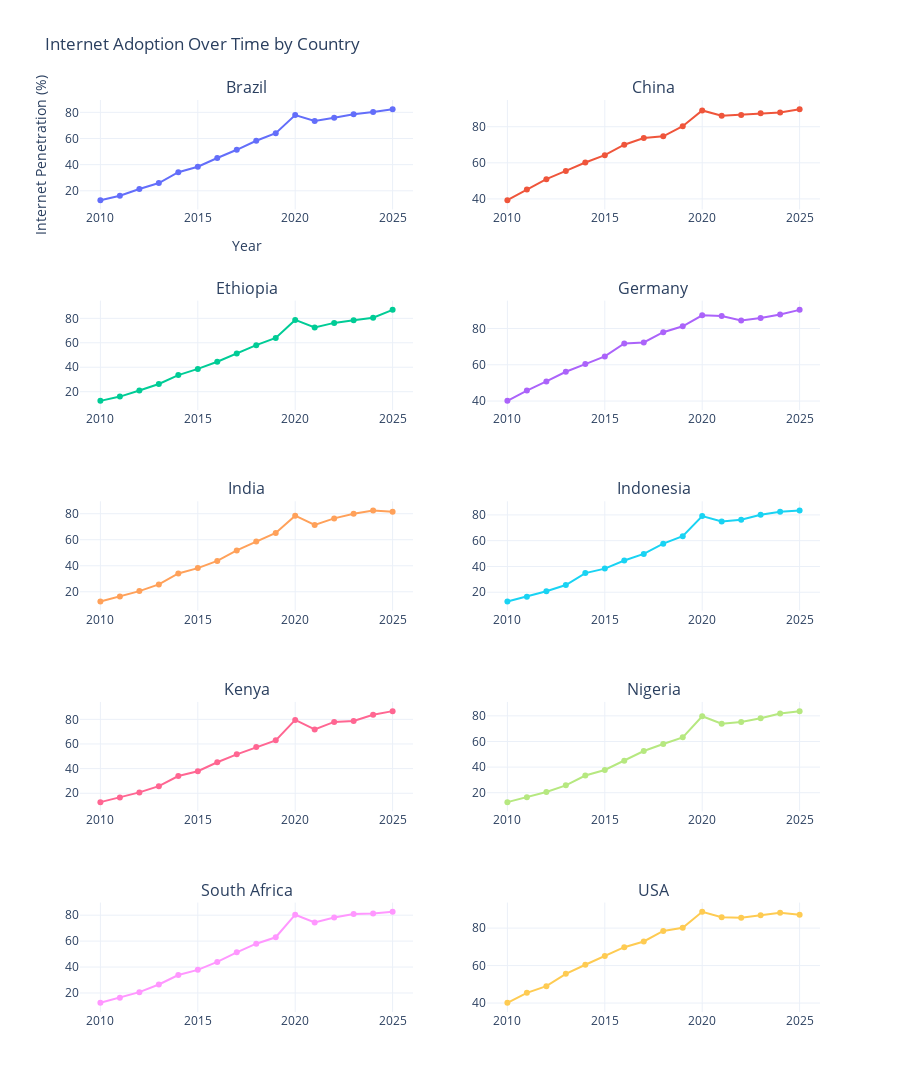

Notebook cell for this chart:
### Code cell
# Lista de países
countries = df_grouped['Country'].unique()
n = len(countries)

# Definimos tamaño de la grilla de subplots
cols = 2 
rows =  math.ceil(n / cols)

# Crear figura con subplots
fig = make_subplots(rows=rows, cols=cols,
                    subplot_titles=countries)

# Añadir una línea por país
for i, country in enumerate(countries):
    row = i // cols + 1
    col_pos = i % cols + 1
    df_country = df_grouped[df_grouped['Country'] == country]

    fig.add_trace(
        go.Scatter(
            x=df_country['Year'],
            y=df_country['Internet_Penetration (%)'],
            mode='lines+markers',
            name=country,
            showlegend=False
        ),
        row=row,
        col=col_pos
    )

fig.update_layout(
    height=300 * rows,
    width=900,
    title_text="Internet Adoption Over Time by Country",
    template='plotly_white',
    xaxis_title='Year',
    yaxis_title='Internet Penetration (%)'
)

fig.show()

### Figure 1 — Plotly figure (JSON) as saved in the notebook; plotly's stock layout.template omitted (floating-point values rounded to 4 significant figures)
{"data": [{"mode": "lines+markers", "name": "Brazil", "showlegend": false, "type": "scatter", "x": [2010, 2011, 2012, 2013, 2014, 2015, 2016, 2017, 2018, 2019, 2020, 2021, 2022, 2023, 2024, 2025], "xaxis": "x", "y": [12.81, 16.18, 21.41, 25.95, 34.2, 38.38, 45.11, 51.36, 58.24, 64.09, 77.89, 73.37, 75.91, 78.55, 80.25, 82.37], "yaxis": "y"}, {"mode": "lines+markers", "name": "China", "showlegend": false, "type": "scatter", "x": [2010, 2011, 2012, 2013, 2014, 2015, 2016, 2017, 2018, 2019, 2020, 2021, 2022, 2023, 2024, 2025], "xaxis": "x2", "y": [39.27, 45.25, 50.95, 55.52, 60.18, 64.23, 70.03, 73.72, 74.7, 80.3, 89.03, 86.08, 86.57, 87.43, 87.88, 89.71], "yaxis": "y2"}, {"mode": "lines+markers", "name": "Ethiopia", "showlegend": false, "type": "scatter", "x": [2010, 2011, 2012, 2013, 2014, 2015, 2016, 2017, 2018, 2019, 2020, 2021, 2022, 2023, 2024, 2025], "xaxis": "x3", "y": [12.5, 15.98, 20.92, 26.3, 33.56, 38.66, 44.49, 51.26, 58.06, 63.92, 78.7, 72.54, 76.27, 78.42, 80.54, 86.93], "yaxis": "y3"}, {"mode": "lines+markers", "name": "Germany", "showlegend": false, "type": "scatter", "x": [2010, 2011, 2012, 2013, 2014, 2015, 2016, 2017, 2018, 2019, 2020, 2021, 2022, 2023, 2024, 2025], "xaxis": "x4", "y": [40.11, 45.79, 50.8, 56.16, 60.37, 64.63, 71.72, 72.31, 77.96, 81.24, 87.31, 86.83, 84.47, 85.74, 87.77, 90.29], "yaxis": "y4"}, {"mode": "lines+markers", "name": "India", "showlegend": false, "type": "scatter", "x": [2010, 2011, 2012, 2013, 2014, 2015, 2016, 2017, 2018, 2019, 2020, 2021, 2022, 2023, 2024, 2025], "xaxis": "x5", "y": [12.51, 16.38, 20.49, 25.65, 34.1, 38.18, 43.72, 51.8, 58.64, 65.18, 78.54, 71.35, 76.41, 79.95, 82.48, 81.54], "yaxis": "y5"}, {"mode": "lines+markers", "name": "Indonesia", "showlegend": false, "type": "scatter", "x": [2010, 2011, 2012, 2013, 2014, 2015, 2016, 2017, 2018, 2019, 2020, 2021, 2022, 2023, 2024, 2025], "xaxis": "x6", "y": [12.82, 16.59, 20.75, 25.6, 34.85, 38.33, 44.63, 49.71, 57.68, 63.46, 79.08, 74.91, 76.32, 80.18, 82.41, 83.41], "yaxis": "y6"}, {"mode": "lines+markers", "name": "Kenya", "showlegend": false, "type": "scatter", "x": [2010, 2011, 2012, 2013, 2014, 2015, 2016, 2017, 2018, 2019, 2020, 2021, 2022, 2023, 2024, 2025], "xaxis": "x7", "y": [12.8, 16.48, 20.69, 25.79, 33.97, 37.92, 45.14, 51.59, 57.48, 62.93, 79.52, 71.73, 77.93, 78.67, 83.77, 86.64], "yaxis": "y7"}, {"mode": "lines+markers", "name": "Nigeria", "showlegend": false, "type": "scatter", "x": [2010, 2011, 2012, 2013, 2014, 2015, 2016, 2017, 2018, 2019, 2020, 2021, 2022, 2023, 2024, 2025], "xaxis": "x8", "y": [12.66, 16.43, 20.61, 25.77, 33.46, 37.73, 45.0, 52.53, 58.01, 63.23, 79.7, 73.93, 75.19, 78.19, 81.81, 83.68], "yaxis": "y8"}, {"mode": "lines+markers", "name": "South Africa", "showlegend": false, "type": "scatter", "x": [2010, 2011, 2012, 2013, 2014, 2015, 2016, 2017, 2018, 2019, 2020, 2021, 2022, 2023, 2024, 2025], "xaxis": "x9", "y": [12.45, 16.28, 20.65, 26.58, 33.88, 37.83, 43.98, 51.36, 58.02, 62.97, 80.36, 74.36, 78.13, 80.82, 81.27, 82.62], "yaxis": "y9"}, {"mode": "lines+markers", "name": "USA", "showlegend": false, "type": "scatter", "x": [2010, 2011, 2012, 2013, 2014, 2015, 2016, 2017, 2018, 2019, 2020, 2021, 2022, 2023, 2024, 2025], "xaxis": "x10", "y": [40.14, 45.46, 49.02, 55.61, 60.43, 65.14, 69.81, 72.88, 78.51, 80.21, 88.71, 85.82, 85.47, 86.81, 88.22, 87.13], "yaxis": "y10"}], "layout": {"annotations": [{"font": {"size": 16}, "showarrow": false, "text": "Brazil", "x": 0.225, "xanchor": "center", "xref": "paper", "y": 1, "yanchor": "bottom", "yref": "paper"}, {"font": {"size": 16}, "showarrow": false, "text": "China", "x": 0.775, "xanchor": "center", "xref": "paper", "y": 1, "yanchor": "bottom", "yref": "paper"}, {"font": {"size": 16}, "showarrow": false, "text": "Ethiopia", "x": 0.225, "xanchor": "center", "xref": "paper", "y": 0.78, "yanchor": "bottom", "yref": "paper"}, {"font": {"size": 16}, "showarrow": false, "text": "Germany", "x": 0.775, "xanchor": "center", "xref": "paper", "y": 0.78, "yanchor": "bottom", "yref": "paper"}, {"font": {"size": 16}, "showarrow": false, "text": "India", "x": 0.225, "xanchor": "center", "xref": "paper", "y": 0.56, "yanchor": "bottom", "yref": "paper"}, {"font": {"size": 16}, "showarrow": false, "text": "Indonesia", "x": 0.775, "xanchor": "center", "xref": "paper", "y": 0.56, "yanchor": "bottom", "yref": "paper"}, {"font": {"size": 16}, "showarrow": false, "text": "Kenya", "x": 0.225, "xanchor": "center", "xref": "paper", "y": 0.34, "yanchor": "bottom", "yref": "paper"}, {"font": {"size": 16}, "showarrow": false, "text": "Nigeria", "x": 0.775, "xanchor": "center", "xref": "paper", "y": 0.34, "yanchor": "bottom", "yref": "paper"}, {"font": {"size": 16}, "showarrow": false, "text": "South Africa", "x": 0.225, "xanchor": "center", "xref": "paper", "y": 0.12, "yanchor": "bottom", "yref": "paper"}, {"font": {"size": 16}, "showarrow": false, "text": "USA", "x": 0.775, "xanchor": "center", "xref": "paper", "y": 0.12, "yanchor": "bottom", "yref": "paper"}], "height": 1500, "title": {"text": "Internet Adoption Over Time by Country"}, "width": 900, "xaxis": {"anchor": "y", "autorange": true, "domain": [0, 0.45], "range": [2009.0, 2026.0], "title": {"text": "Year"}, "type": "linear"}, "xaxis10": {"anchor": "y10", "autorange": true, "domain": [0.55, 1], "range": [2009.0, 2026.0], "type": "linear"}, "xaxis2": {"anchor": "y2", "autorange": true, "domain": [0.55, 1], "range": [2009.0, 2026.0], "type": "linear"}, "xaxis3": {"anchor": "y3", "autorange": true, "domain": [0, 0.45], "range": [2009.0, 2026.0], "type": "linear"}, "xaxis4": {"anchor": "y4", "autorange": true, "domain": [0.55, 1], "range": [2009.0, 2026.0], "type": "linear"}, "xaxis5": {"anchor": "y5", "autorange": true, "domain": [0, 0.45], "range": [2009.0, 2026.0], "type": "linear"}, "xaxis6": {"anchor": "y6", "autorange": true, "domain": [0.55, 1], "range": [2009.0, 2026.0], "type": "linear"}, "xaxis7": {"anchor": "y7", "autorange": true, "domain": [0, 0.45], "range": [2009.0, 2026.0], "type": "linear"}, "xaxis8": {"anchor": "y8", "autorange": true, "domain": [0.55, 1], "range": [2009.0, 2026.0], "type": "linear"}, "xaxis9": {"anchor": "y9", "autorange": true, "domain": [0, 0.45], "range": [2009.0, 2026.0], "type": "linear"}, "yaxis": {"anchor": "x", "autorange": true, "domain": [0.88, 1], "range": [6.795, 88.38], "title": {"text": "Internet Penetration (%)"}, "type": "linear"}, "yaxis10": {"anchor": "x10", "autorange": true, "domain": [0, 0.12], "range": [35.94, 92.91], "type": "linear"}, "yaxis2": {"anchor": "x2", "autorange": true, "domain": [0.88, 1], "range": [34.92, 94.07], "type": "linear"}, "yaxis3": {"anchor": "x3", "autorange": true, "domain": [0.66, 0.78], "range": [6.069, 93.36], "type": "linear"}, "yaxis4": {"anchor": "x4", "autorange": true, "domain": [0.66, 0.78], "range": [35.77, 94.62], "type": "linear"}, "yaxis5": {"anchor": "x5", "autorange": true, "domain": [0.44, 0.56], "range": [6.467, 88.52], "type": "linear"}, "yaxis6": {"anchor": "x6", "autorange": true, "domain": [0.44, 0.56], "range": [6.722, 89.51], "type": "linear"}, "yaxis7": {"anchor": "x7", "autorange": true, "domain": [0.22, 0.34], "range": [6.419, 93.02], "type": "linear"}, "yaxis8": {"anchor": "x8", "autorange": true, "domain": [0.22, 0.34], "range": [6.52, 89.82], "type": "linear"}, "yaxis9": {"anchor": "x9", "autorange": true, "domain": [0, 0.12], "range": [6.391, 88.68], "type": "linear"}}}
